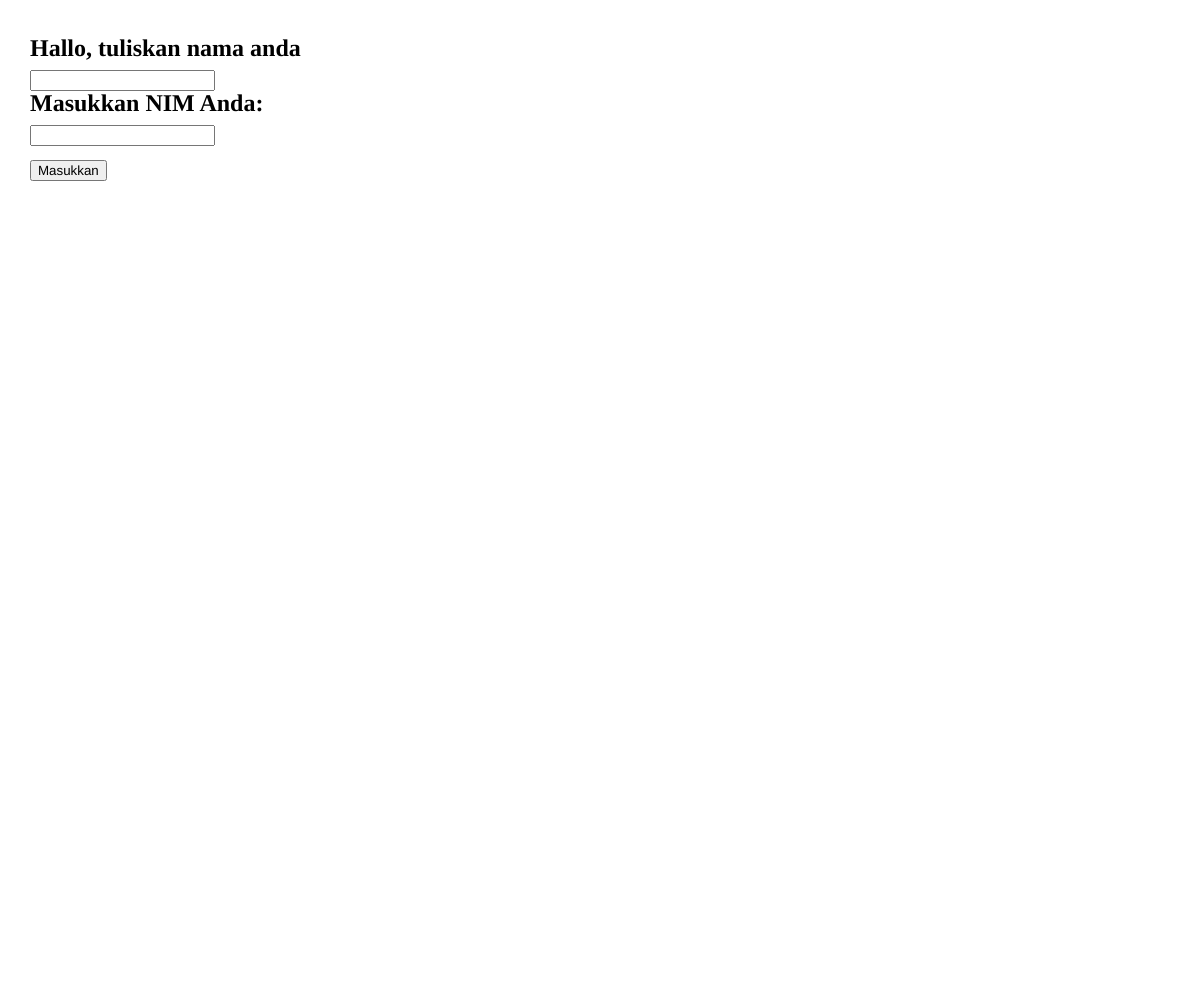
Frame 1 (no input)
Frame 60 (no input): identical to frame 1, image omitted
Frame 120 (the mouse pressed at the canvas centre since frame 60): identical to frame 1, image omitted

The p5.js sketch that drew this single still picture (run headless with seeded random() and noise() and a simulated clock; from frame 60 on, the mouse is pressed at the canvas centre):

// p5.js sketch
// ── sketch.js
let judulNama;
let namaInput;
let judulNIM;
let nimInput;
let tombol;

function setup() {
  createCanvas(windowWidth, windowHeight);
  
  judulNama = createElement('h2',  'Hallo, tuliskan nama anda');
  judulNama.position(30, 15);
  namaInput = createInput();
  namaInput.position(30, 70);

  judulNIM = createElement('h2', 'Masukkan NIM Anda:');
  judulNIM.position(30, 70);
  nimInput = createInput();
  nimInput.position(30, 125);

  tombol = createButton('Masukkan');
  tombol.position(30, 160);
  tombol.mousePressed(sayHello);
}

function draw() {

}

function sayHello() {
  let pesan = 'Selamat datang ' + namaInput.value() + '! NIM Anda adalah ' + nimInput.value();
  let hello = createElement('h2', pesan);
  hello.position(30, 200);
}
